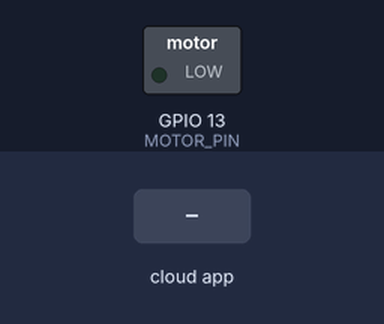
The sketch below on a simulated ESP32. Parts: switched loads named in the sketch (green lamp = pin HIGH). The test bench sets the inputs (shaded band). What the sketch prints to the serial monitor is not drawn.

Above: at 2.7 s.
2.8 s: the phone or cloud app sets motor_speed to 1
At 3.4 s:
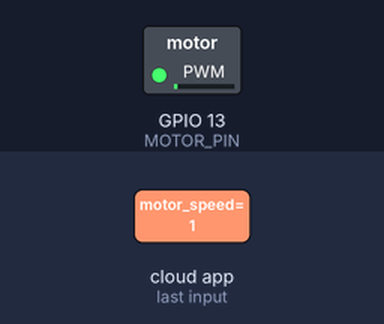
4.3 s: the phone or cloud app sets motor_speed to 90
At 4.7 s:
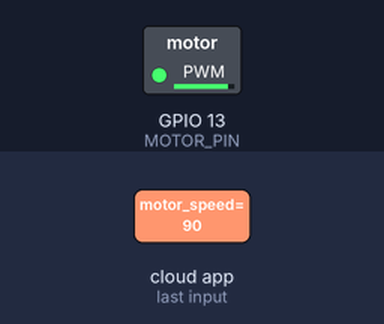
Timing chart, 0 to 7.3 s (numbered marks = the images above; inputs shaded):
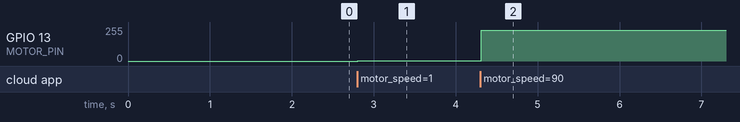

The sketch:

Motor_Speed_IoT.ino
```cpp
#include <AdafruitIO_WiFi.h>  // Library to connect Adafruit IO with WiFi
#include <WiFi.h>             // ESP32 WiFi library

/******** Adafruit IO Config ***********/
#define IO_USERNAME    "your_username"  // Replace with your Adafruit IO username
#define IO_KEY         "your_aio_key"   // Replace with your Adafruit IO key

/******** WiFi Config **************/
#define WIFI_SSID       "your_wifi_ssid"    // Your WiFi SSID
#define WIFI_PASS       "your_wifi_password" // Your WiFi password

/*********** Motor Pin (PWM) *************/
#define MOTOR_PIN 13  // GPIO 13 for controlling motor speed (PWM)

/******** Adafruit IO Setup ************/
AdafruitIO_WiFi io(IO_USERNAME, IO_KEY, WIFI_SSID, WIFI_PASS);

// Set up the Adafruit IO feed for motor speed control
AdafruitIO_Feed *motor_speed_feed = io.feed("motor_speed");

void setup() {
  // Start the serial connection
  Serial.begin(115200);

  // Initialize motor pin as output (PWM)
  pinMode(MOTOR_PIN, OUTPUT);

  // Connect to Adafruit IO
  Serial.print("Connecting to Adafruit IO");
  io.connect();

  // Set up a message handler for when feed data is received
  motor_speed_feed->onMessage(handleMessage);

  // Wait for a connection to Adafruit IO
  while(io.status() < AIO_CONNECTED) {
    Serial.print(".");
    delay(500);
  }

  // We're connected!
  Serial.println();
  Serial.println("Connected to Adafruit IO!");
}

void loop() {
  // io.run() is required to process Adafruit IO messages
  io.run();
}

// Function to handle received feed data
void handleMessage(AdafruitIO_Data *data) {
  // Print the received value (motor speed) to the Serial Monitor
  Serial.print("Received motor speed: ");
  Serial.println(data->value());

  // Map the received data (0 to 100) to PWM range (0 to 255)
  int motorSpeed = map(data->toInt(), 0, 100, 0, 255);

  // Set the motor speed using PWM (0-255)
  analogWrite(MOTOR_PIN, motorSpeed);

  // Print the motor speed to the Serial Monitor for debugging
  Serial.print("Motor speed set to: ");
  Serial.println(motorSpeed);
}
```

Measured:
- after the input at 2.8 s, GPIO 13 (MOTOR_PIN): 0/255 → 2/255 at once
- after the input at 4.3 s, GPIO 13 (MOTOR_PIN): 2/255 → 229/255 at once
